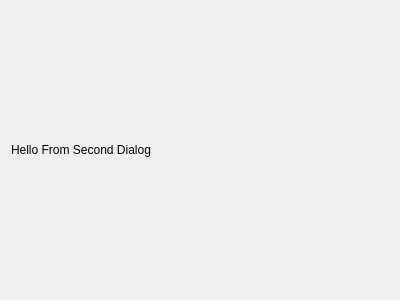
<?xml version="1.0" encoding="UTF-8"?>
<ui version="4.0">
 <class>Dialog</class>
 <widget class="QDialog" name="Dialog">
  <property name="geometry">
   <rect>
    <x>0</x>
    <y>0</y>
    <width>400</width>
    <height>300</height>
   </rect>
  </property>
  <property name="windowTitle">
   <string>Dialog</string>
  </property>
  <layout class="QGridLayout" name="gridLayout">
   <item row="0" column="0">
    <widget class="QLabel" name="label">
     <property name="text">
      <string>Hello From Second Dialog</string>
     </property>
    </widget>
   </item>
  </layout>
 </widget>
 <resources/>
 <connections/>
</ui>
